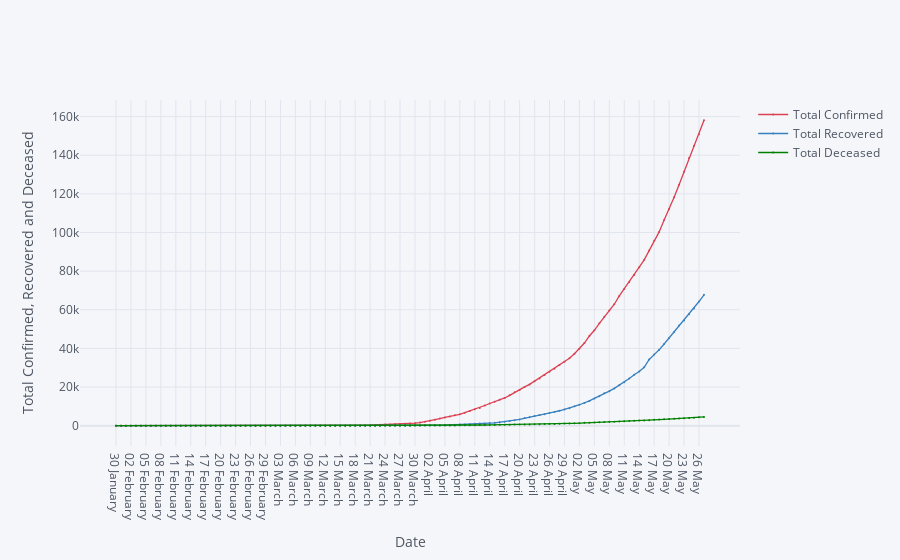

The notebook cell saved with this chart:
### Markdown cell above
# Total confirmed, recovered and deceased- datewise.

### Code cell
df6.iplot(kind= 'scatter', x= 'Date', y=['Total Confirmed', 'Total Recovered', 'Total Deceased'], mode= 'markers+lines', xTitle= 'Date', yTitle= 'Total Confirmed, Recovered and Deceased', color= ['red', 'blue', 'green'], size= 2)

### Figure 1 — Plotly figure (JSON) as saved in the notebook; plotly's stock layout.template omitted (floating-point values rounded to 4 significant figures)
{"data": [{"line": {"color": "rgba(219, 64, 82, 1.0)", "dash": "solid", "shape": "linear", "width": 1.3}, "marker": {"size": 2, "symbol": "circle"}, "mode": "markers+lines", "name": "Total Confirmed", "text": "", "type": "scatter", "x": ["30 January ", "31 January ", "01 February ", "02 February ", "03 February ", "04 February ", "05 February ", "06 February ", "07 February ", "08 February ", "09 February ", "10 February ", "11 February ", "12 February ", "13 February ", "14 February ", "15 February ", "16 February ", "17 February ", "18 February ", "19 February ", "20 February ", "21 February ", "22 February ", "23 February ", "24 February ", "25 February ", "26 February ", "27 February ", "28 February ", "29 February ", "01 March ", "02 March ", "03 March ", "04 March ", "05 March ", "06 March ", "07 March ", "08 March ", "09 March ", "10 March ", "11 March ", "12 March ", "13 March ", "14 March ", "15 March ", "16 March ", "17 March ", "18 March ", "19 March ", "20 March ", "21 March ", "22 March ", "23 March ", "24 March ", "25 March ", "26 March ", "27 March ", "28 March ", "29 March ", "30 March ", "31 March ", "01 April ", "02 April ", "03 April ", "04 April ", "05 April ", "06 April ", "07 April ", "08 April ", "09 April ", "10 April ", "11 April ", "12 April ", "13 April ", "14 April ", "15 April ", "16 April ", "17 April ", "18 April ", "19 April ", "20 April ", "21 April ", "22 April ", "23 April ", "24 April ", "25 April ", "26 April ", "27 April ", "28 April ", "29 April ", "30 April ", "01 May ", "02 May ", "03 May ", "04 May ", "05 May ", "06 May ", "07 May ", "08 May ", "09 May ", "10 May ", "11 May ", "12 May ", "13 May ", "14 May ", "15 May ", "16 May ", "17 May ", "18 May ", "19 May ", "20 May ", "21 May ", "22 May ", "23 May ", "24 May ", "25 May ", "26 May ", "27 May "], "y": [1, 1, 1, 2, 3, 3, 3, 3, 3, 3, 3, 3, 3, 3, 3, 3, 3, 3, 3, 3, 3, 3, 3, 3, 3, 3, 3, 3, 3, 3, 3, 3, 5, 6, 28, 30, 31, 34, 39, 48, 63, 71, 81, 91, 102, 112, 126, 146, 171, 198, 256, 334, 403, 497, 571, 657, 730, 883, 1019, 1139, 1326, 1635, 2059, 2545, 3105, 3684, 4293, 4777, 5350, 5915, 6728, 7599, 8453, 9211, 10454, 11485, 12371, 13432, 14354, 15725, 17305, 18544, 20081, 21373, 23040, 24448, 26283, 27890, 29458, 31360, 33065, 34866, 37262, 39826, 42778, 46434, 49405, 53007, 56351, 59690, 62865, 67176, 70768, 74330, 78056, 82047, 85855, 90649, 95698, 100326, 106480, 112200, 118223, 124759, 131422, 138535, 144949, 150815, 158086]}, {"line": {"color": "rgba(55, 128, 191, 1.0)", "dash": "solid", "shape": "linear", "width": 1.3}, "marker": {"size": 2, "symbol": "circle"}, "mode": "markers+lines", "name": "Total Recovered", "text": "", "type": "scatter", "x": ["30 January ", "31 January ", "01 February ", "02 February ", "03 February ", "04 February ", "05 February ", "06 February ", "07 February ", "08 February ", "09 February ", "10 February ", "11 February ", "12 February ", "13 February ", "14 February ", "15 February ", "16 February ", "17 February ", "18 February ", "19 February ", "20 February ", "21 February ", "22 February ", "23 February ", "24 February ", "25 February ", "26 February ", "27 February ", "28 February ", "29 February ", "01 March ", "02 March ", "03 March ", "04 March ", "05 March ", "06 March ", "07 March ", "08 March ", "09 March ", "10 March ", "11 March ", "12 March ", "13 March ", "14 March ", "15 March ", "16 March ", "17 March ", "18 March ", "19 March ", "20 March ", "21 March ", "22 March ", "23 March ", "24 March ", "25 March ", "26 March ", "27 March ", "28 March ", "29 March ", "30 March ", "31 March ", "01 April ", "02 April ", "03 April ", "04 April ", "05 April ", "06 April ", "07 April ", "08 April ", "09 April ", "10 April ", "11 April ", "12 April ", "13 April ", "14 April ", "15 April ", "16 April ", "17 April ", "18 April ", "19 April ", "20 April ", "21 April ", "22 April ", "23 April ", "24 April ", "25 April ", "26 April ", "27 April ", "28 April ", "29 April ", "30 April ", "01 May ", "02 May ", "03 May ", "04 May ", "05 May ", "06 May ", "07 May ", "08 May ", "09 May ", "10 May ", "11 May ", "12 May ", "13 May ", "14 May ", "15 May ", "16 May ", "17 May ", "18 May ", "19 May ", "20 May ", "21 May ", "22 May ", "23 May ", "24 May ", "25 May ", "26 May ", "27 May "], "y": [0, 0, 0, 0, 0, 0, 0, 0, 0, 0, 0, 0, 0, 0, 1, 1, 1, 2, 2, 2, 2, 3, 3, 3, 3, 3, 3, 3, 3, 3, 3, 3, 3, 3, 3, 3, 3, 3, 3, 3, 4, 4, 4, 10, 10, 13, 14, 15, 15, 20, 23, 23, 23, 25, 40, 43, 50, 75, 85, 102, 137, 150, 169, 191, 230, 286, 329, 394, 469, 565, 635, 786, 972, 1086, 1198, 1365, 1509, 1767, 2040, 2466, 2854, 3273, 3976, 4370, 5012, 5496, 5938, 6523, 7103, 7739, 8429, 9059, 10021, 10852, 11763, 12845, 14140, 15301, 16776, 17887, 19301, 20970, 22549, 24454, 26417, 28011, 30245, 34257, 36795, 39277, 42309, 45422, 48553, 51833, 54409, 57694, 60706, 64277, 67749]}, {"line": {"color": "rgba(0, 128, 0, 1.0)", "dash": "solid", "shape": "linear", "width": 1.3}, "marker": {"size": 2, "symbol": "circle"}, "mode": "markers+lines", "name": "Total Deceased", "text": "", "type": "scatter", "x": ["30 January ", "31 January ", "01 February ", "02 February ", "03 February ", "04 February ", "05 February ", "06 February ", "07 February ", "08 February ", "09 February ", "10 February ", "11 February ", "12 February ", "13 February ", "14 February ", "15 February ", "16 February ", "17 February ", "18 February ", "19 February ", "20 February ", "21 February ", "22 February ", "23 February ", "24 February ", "25 February ", "26 February ", "27 February ", "28 February ", "29 February ", "01 March ", "02 March ", "03 March ", "04 March ", "05 March ", "06 March ", "07 March ", "08 March ", "09 March ", "10 March ", "11 March ", "12 March ", "13 March ", "14 March ", "15 March ", "16 March ", "17 March ", "18 March ", "19 March ", "20 March ", "21 March ", "22 March ", "23 March ", "24 March ", "25 March ", "26 March ", "27 March ", "28 March ", "29 March ", "30 March ", "31 March ", "01 April ", "02 April ", "03 April ", "04 April ", "05 April ", "06 April ", "07 April ", "08 April ", "09 April ", "10 April ", "11 April ", "12 April ", "13 April ", "14 April ", "15 April ", "16 April ", "17 April ", "18 April ", "19 April ", "20 April ", "21 April ", "22 April ", "23 April ", "24 April ", "25 April ", "26 April ", "27 April ", "28 April ", "29 April ", "30 April ", "01 May ", "02 May ", "03 May ", "04 May ", "05 May ", "06 May ", "07 May ", "08 May ", "09 May ", "10 May ", "11 May ", "12 May ", "13 May ", "14 May ", "15 May ", "16 May ", "17 May ", "18 May ", "19 May ", "20 May ", "21 May ", "22 May ", "23 May ", "24 May ", "25 May ", "26 May ", "27 May "], "y": [0, 0, 0, 0, 0, 0, 0, 0, 0, 0, 0, 0, 0, 0, 0, 0, 0, 0, 0, 0, 0, 0, 0, 0, 0, 0, 0, 0, 0, 0, 0, 0, 0, 0, 0, 0, 0, 0, 0, 0, 0, 0, 1, 1, 2, 2, 2, 3, 3, 4, 4, 4, 7, 9, 10, 11, 16, 19, 24, 27, 41, 47, 53, 69, 83, 96, 118, 134, 161, 181, 227, 249, 290, 332, 359, 396, 423, 449, 487, 522, 560, 593, 646, 682, 722, 781, 825, 881, 939, 1008, 1079, 1154, 1231, 1323, 1463, 1566, 1694, 1785, 1889, 1986, 2101, 2213, 2294, 2414, 2551, 2648, 2752, 2872, 3024, 3155, 3301, 3435, 3583, 3725, 3867, 4023, 4173, 4346, 4533]}], "layout": {"legend": {"bgcolor": "#F5F6F9", "font": {"color": "#4D5663"}}, "paper_bgcolor": "#F5F6F9", "plot_bgcolor": "#F5F6F9", "title": {"font": {"color": "#4D5663"}}, "xaxis": {"gridcolor": "#E1E5ED", "showgrid": true, "tickfont": {"color": "#4D5663"}, "title": {"font": {"color": "#4D5663"}, "text": "Date"}, "zerolinecolor": "#E1E5ED"}, "yaxis": {"gridcolor": "#E1E5ED", "showgrid": true, "tickfont": {"color": "#4D5663"}, "title": {"font": {"color": "#4D5663"}, "text": "Total Confirmed, Recovered and Deceased"}, "zerolinecolor": "#E1E5ED"}}}
